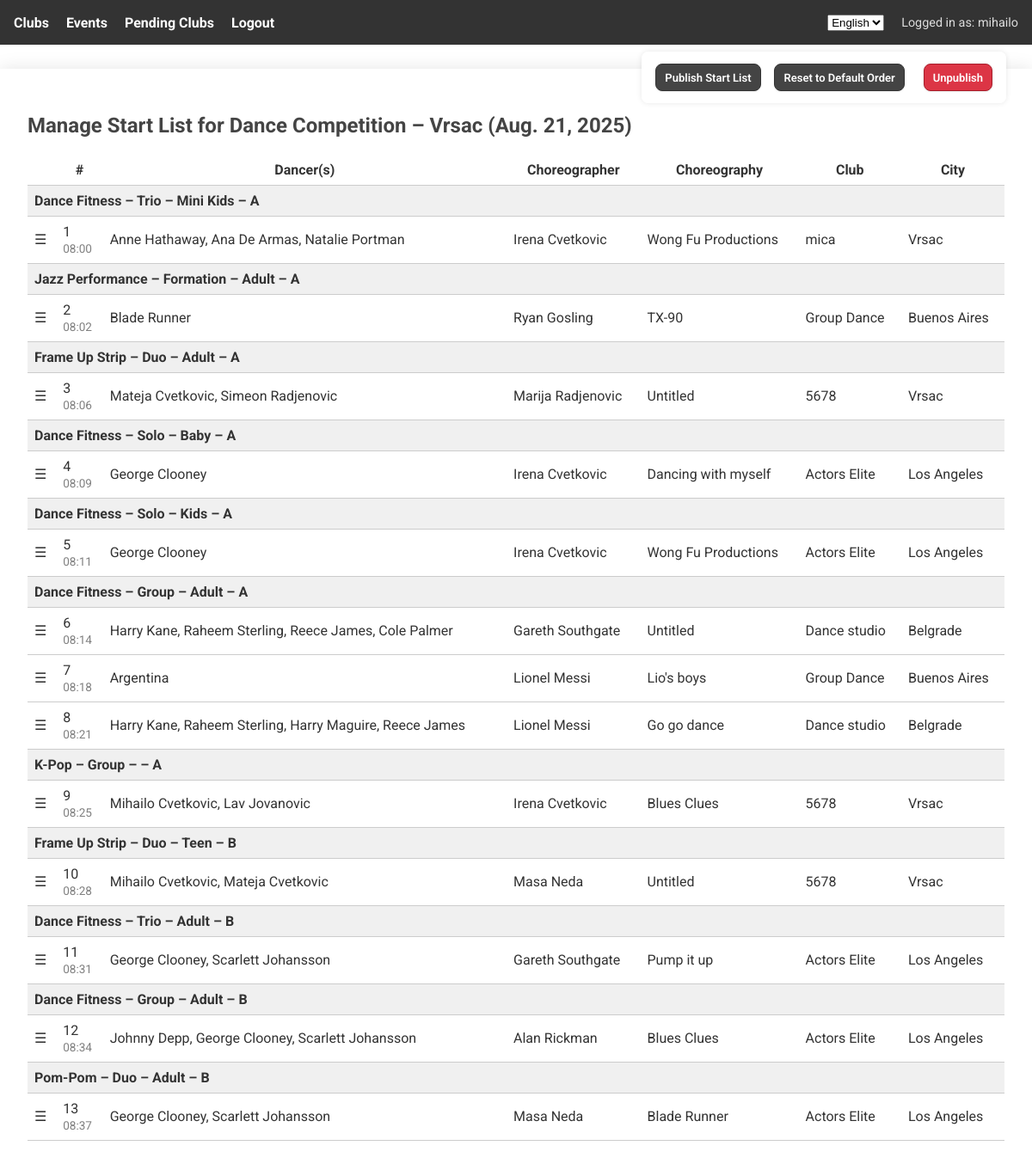
Screenshot of /events/1/startlist/manage/ (signed in) with the database file from the repository.
### core/models.py (models this page shows, shortened)
class Event(models.Model):
    name = models.CharField(max_length=100, verbose_name=_("Event Name"))
    location = models.CharField(max_length=100, verbose_name=_("Location"))
    city = models.CharField(max_length=100, verbose_name=_("City"))
    date = models.DateField(verbose_name=_("Date"))
    is_published = models.BooleanField(default=False, verbose_name=_("Is Published"))
    results_published = models.BooleanField(default=False, verbose_name=_("Results Published"))
    start_time = models.TimeField(null=True, blank=True, verbose_name=_("Start Time"))
    class Meta:
        verbose_name = _("Event")
        verbose_name_plural = _("Events")

class StyleCategory(models.Model):
    name = models.CharField(max_length=100, verbose_name=_("Name"))
    event = models.ForeignKey(Event, on_delete=models.CASCADE, related_name='style_categories', verbose_name=_("Event"))
    class Meta:
        unique_together = ('event', 'name')
        verbose_name = _("Style Category")
        verbose_name_plural = _("Style Categories")

class Participation(models.Model):
    CHOREO_TYPE_CHOICES = [
        ('Solo', _("Solo")),
        ('Duo', _("Duo")),
        ('Trio', _("Trio")),
        ('Group', _("Group (4-9)")),
        ('Formation', _("Formation (10-29)")),
        ('Production', _("Production (30+)")),
    ]
    AGE_GROUP_CHOICES = [
        ('Baby', _("Baby (5-6)")),
        ('Mini Kids', _("Mini Kids (7-8)")),
        ('Kids', _("Kids (9-11)")),
        ('Teen', _("Teen (12-14)")),
        ('Youth', _("Youth (15-17)")),
        ('Adult', _("Adult (18 and up)")),
    ]
    DIFFICULTY_CHOICES = [
        ('A', _("Advanced")),
        ('B', _("Beginner/Basic")),
    ]
    event = models.ForeignKey(Event, on_delete=models.CASCADE, verbose_name=_("Event"))
    group_type = models.CharField(max_length=20, choices=CHOREO_TYPE_CHOICES, verbose_name=_("Group Type"))
    age_group = models.CharField(max_length=20, choices=AGE_GROUP_CHOICES, verbose_name=_("Age Group"))
    style = models.ForeignKey("StyleCategory", on_delete=models.CASCADE, verbose_name=_("Style"))
    choreographer_name = models.CharField(max_length=255, verbose_name=_("Choreographer Name"))
    difficulty = models.CharField(max_length=1, choices=DIFFICULTY_CHOICES, verbose_name=_("Difficulty"))
    display_order = models.PositiveIntegerField(null=True, blank=True, default=None, verbose_name=_("Display Order"))
    choreography_name = models.CharField(max_length=255, default=_("Untitled"), verbose_name=_("Choreography Name"))
    group_name = models.CharField(max_length=255, blank=True, null=True, verbose_name=_("Group Name"))
    group_display_order = models.PositiveIntegerField(null=True, blank=True, default=0, verbose_name=_("Group Display Order"))
    music_file = models.FileField(upload_to='music_uploads/', null=True, blank=True, verbose_name=_("Music File"))
    class Meta:
        verbose_name = _("Participation")
        verbose_name_plural = _("Participations")

class Dancer(models.Model):
    first_name = models.CharField(max_length=100, verbose_name=_("First Name"))
    last_name = models.CharField(max_length=100, verbose_name=_("Last Name"))
    date_of_birth = models.DateField(verbose_name=_("Date of Birth"))
    club = models.ForeignKey(
        DanceClub, on_delete=models.CASCADE, related_name='dancers',
        verbose_name=_("Club")
    )
    class Meta:
        verbose_name = _("Dancer")
        verbose_name_plural = _("Dancers")

class DanceClub(models.Model):
    user = models.OneToOneField(User, on_delete=models.CASCADE)
    raw_password = models.CharField(
        max_length=128, blank=True, null=True,
        verbose_name=_("Raw Password")  # Store plaintext password (not secure!)
    )
    club_name = models.CharField(max_length=255, verbose_name=_("Club Name"))
    country = CountryField(verbose_name=_("Country"))
    city = models.CharField(max_length=100, verbose_name=_("City"))
    phone_number = models.CharField(max_length=20, verbose_name=_("Phone Number"))
    representative_name = models.CharField(max_length=255, verbose_name=_("Representative Name"))
    confirmed = models.BooleanField(default=False, verbose_name=_("Confirmed"))
    class Meta:
        constraints = [
            models.UniqueConstraint(fields=['user'], name='unique_club_user')
        ]
        verbose_name = _("Dance Club")
        verbose_name_plural = _("Dance Clubs")

### core/views.py (the view, shortened to what this page needs)
# urls.py: path('events/<int:event_id>/startlist/manage/', views.manage_start_list, name='manage_start_list'),
@user_passes_test(lambda u: u.is_superuser)
def manage_start_list(request, event_id):
    event = get_object_or_404(Event, id=event_id)
    participations = Participation.objects.filter(event=event).select_related("style").order_by(
        "group_display_order", "display_order", "id"
    )
    dancer_participations = DancerParticipation.objects.filter(
        participation__in=participations
    ).select_related("dancer", "dancer__club")
    dancer_map = defaultdict(list)
    for dp in dancer_participations:
        dancer_map[dp.participation_id].append(dp.dancer)
    grouped_entries = OrderedDict()
    group_key_to_index = {}
    global_counter = 1
    current_time = None
    if event.start_time:
        current_time = datetime.combine(datetime.today(), event.start_time)
    for p in participations:
        dancers = dancer_map.get(p.id, [])
        club = dancers[0].club if dancers else None
        group_key = (p.style.name, p.group_type, p.age_group, p.difficulty)
        group_index = p.group_display_order or 0
        if group_key not in group_key_to_index:
            group_key_to_index[group_key] = group_index
            grouped_entries[group_key] = []
        start_time_str = current_time.strftime("%H:%M") if current_time else None
        grouped_entries[group_key].append({
            "start_time": start_time_str,
            "id": p.id,
            "style": p.style.name,
            "difficulty": p.difficulty,
            "group_type": p.group_type,
            "age_group": p.age_group,
            "dancers": dancers,
            "num_dancers": len(dancers),
            "group_name": p.group_name,
            "choreographer": p.choreographer_name,
            "choreography_name": p.choreography_name,
            "club_name": club.club_name if club else "–",
            "club_city": club.city if club else "–",
            "global_row_number": global_counter,
        })
        global_counter += 1
        if current_time:
            duration = get_music_duration(p)
            current_time += timedelta(seconds=duration)
    sorted_grouped_entries = OrderedDict(
        sorted(grouped_entries.items(), key=lambda item: group_key_to_index[item[0]])
    )
    return render(request, "core/manage_start_list.html", {
        "event": event,
        "grouped_entries": sorted_grouped_entries,
        "is_admin": True,
        "is_published": event.is_published,
        "show_entries": True,
    })

### core/context_processors.py (called while the page is built)
def add_pending_club_count(request):
    if request.user.is_authenticated and request.user.is_superuser:
        return {
            'clubs_pending_count': DanceClub.objects.filter(confirmed=False).count()
        }
    return {}

### core/views.py (called while the page is built)
def get_music_duration(p):
    if p.music_file and hasattr(p.music_file, "duration") and p.music_file.duration:
        duration = int(p.music_file.duration)
    else:
        if p.group_type in ["Solo", "Duo", "Trio"]:
            duration = 135  # 2:15
        elif p.group_type in ["Group", "Formation"]:
            duration = 180  # 3:00
        else:
            duration = 240  # Production or undefined
    if p.group_type in ["Baby", "Mini"]:
        duration += 60
    else:
        duration += 30
    return duration

### core/templates/core/manage_start_list.html (shortened to what this page needs)
{% extends 'core/base.html' %}
{% load i18n %}
{% block content %}
<h2>{% trans "Manage Start List for" %} {{ event.name }} – {{ event.city }} ({{ event.date }})</h2>
<table class="start-group" id="group-container" style="width: 100%; border-collapse: collapse; margin-bottom: 2em;">
    <thead>
        <tr>
            <th></th>
            <th>#</th>
            <th>{% trans "Dancer(s)" %}</th>
            <th>{% trans "Choreographer" %}</th>
            <th>{% trans "Choreography" %}</th>
            <th>{% trans "Club" %}</th>
            <th>{% trans "City" %}</th>
        </tr>
    </thead>
    {% with 0 as global_counter %}
    {% for group_key, group_entries in grouped_entries.items %}
    <tbody class="group-wrapper" data-group="{{ group_key.0 }}|{{ group_key.1 }}|{{ group_key.2 }}|{{ group_key.3 }}">
        <tr class="group-header" style="background: #f0f0f0; cursor: grab;">
            <td colspan="8" style="font-weight: bold;">
                {{ group_key.0 }} – {{ group_key.1 }} – {{ group_key.2 }} – {{ group_key.3 }}
            </td>
        </tr>
        {% for entry in group_entries %}
        {% with forloop.parentloop.counter0|add:forloop.counter as row_number %}
        <tr data-id="{{ entry.id }}" class="draggable-row">
            <td class="drag-handle">☰</td>
            <td>
                {{ entry.global_row_number }}
                {% if entry.start_time %}
                <br><span style="font-size: 0.85em; color: gray;">{{ entry.start_time }}</span>
                {% endif %}
            </td>
            <td>
                {% if entry.group_name|length > 0 and entry.num_dancers|add:0 >= 4 %}
                {{ entry.group_name }}
                {% else %}
                {% for dancer in entry.dancers %}
                {{ dancer.first_name }} {{ dancer.last_name }}{% if not forloop.last %}, {% endif %}
                {% endfor %}
                {% endif %}
            </td>
            <td>{{ entry.choreographer }}</td>
            <td>{{ entry.choreography_name }}</td>
            <td>{{ entry.club_name }}</td>
            <td>{{ entry.club_city }}</td>
        </tr>
        {% endwith %}
        {% endfor %}
    </tbody>
    {% endfor %}
    {% endwith %}
</table>
{% endblock %}
{% block extra_scripts %}
<div id="sticky-toolbar">
    <form id="publish-form" method="post" action="{% url 'publish_start_list' event.id %}" style="display: inline;">
        <button type="button" class="btn-default" onclick="submitPublish('current', 'manage')">{% trans "Publish Start List" %}</button>
        <button type="button" class="btn-default" onclick="submitPublish('default')">{% trans "Reset to Default Order" %}</button>
    </form>
    {% if event.is_published %}
    <form method="post" action="{% url 'unpublish_start_list' event.id %}" style="display: inline;"
        onsubmit="return confirm('Unpublish the start list?');">
        <button type="submit" class="btn-delete">{% trans "Unpublish" %}</button>
    </form>
    {% endif %}
</div>
{% endblock %}

### core/templates/core/base.html (shortened to what this page needs)
{% load i18n %}
<!DOCTYPE html>
<html lang="en">
<head>
    {% load static %}
</head>
<body>
    <nav>
        <div class="nav-left">
            {% if user.is_authenticated %}
            {% if user.username|slice:":5" == "judge" %}
            <a href="{% url 'logout' %}">{% trans "Logout" %}</a>
            {% elif user.is_superuser %}
            <a href="{% url 'club_dashboard' %}">{% trans "Clubs" %}</a>
            <a href="{% url 'event_list' %}">{% trans "Events" %}</a>
            <a href="{% url 'pending_club_requests' %}" class="pending-club-link" style="position: relative;">
                {% trans "Pending Clubs" %}
            </a>
            <a href="{% url 'logout' %}">{% trans "Logout" %}</a>
            {% else %}
            <a href="{% url 'club_dashboard' %}">{% trans "My Club" %}</a>
            <a href="{% url 'list_dancers' %}">{% trans "Dancers" %}</a>
            <a href="{% url 'event_list' %}">{% trans "Events" %}</a>
            <a href="{% url 'logout' %}">{% trans "Logout" %}</a>
            {% endif %}
            {% endif %}
        </div>
        <div class="nav-right">
            <form action="{% url 'set_language' %}" method="post" style="display:inline;">
                <select name="language" onchange="this.form.submit()" style="margin-right: 10px;">
                    {% get_current_language as LANGUAGE_CODE %}
                    {% get_available_languages as LANGUAGES %}
                    {% for lang_code, lang_name in LANGUAGES %}
                    <option value="{{ lang_code }}" {% if lang_code == LANGUAGE_CODE %}selected{% endif %}>
                        {{ lang_name }}
                    </option>
                    {% endfor %}
                </select>
            </form>
            {% if user.is_authenticated %}
            <span>{% trans "Logged in as: " %}{{ user.username }}</span>
            {% endif %}
        </div>
    </nav>
    <div class="container">
        {% block content %}{% endblock %}
        {% block extra_scripts %}{% endblock %}
    </div>
</body>
</html>

### core/templates/core/manage_start_list.html (style rules this page uses)
#sticky-toolbar { position: fixed; top: 60px; right: 30px; z-index: 998; background: rgba(255, 255, 255, 0.95); padding: 10px; border-radius: 8px; box-shadow: 0 0 6px rgba(0, 0, 0, 0.1); display: flex; gap: 10px; align-items: center; }

### rows the page displays
Event: name "Dance Competition", city "Vrsac", date "Aug. 21, 2025"
StyleCategory: name "Dance Fitness" "Dance Fitness" "Dance Fitness" "Dance Fitness" "Dance Fitness" "Dance Fitness"
Participation: group_type "Trio", age_group "Mini Kids", choreographer "Irena Cvetkovic", choreography_name "Wong Fu Productions"
Dancer: first_name "Anne", last_name "Hathaway"
Dancer: first_name "Ana De", last_name "Armas"
Dancer: first_name "Natalie", last_name "Portman"
DanceClub: club_name "mica", club_city "Vrsac"
StyleCategory: name "Jazz Performance"
Participation: group_type "Formation", age_group "Adult", group_name "Blade Runner", choreographer "Ryan Gosling", choreography_name "TX-90"
DanceClub: club_name "Group Dance" "Group Dance", club_city "Buenos Aires" "Buenos Aires"
StyleCategory: name "Frame Up Strip" "Frame Up Strip"
Participation: group_type "Duo", age_group "Adult", choreographer "Marija Radjenovic", choreography_name "Untitled"
Dancer: first_name "Mateja", last_name "Cvetkovic"
Dancer: first_name "Simeon", last_name "Radjenovic"
DanceClub: club_name "5678" "5678" "5678", club_city "Vrsac" "Vrsac" "Vrsac"
Participation: group_type "Solo", age_group "Baby", choreographer "Irena Cvetkovic", choreography_name "Dancing with myself"
Dancer: first_name "George", last_name "Clooney"
DanceClub: club_name "Actors Elite" "Actors Elite" "Actors Elite" "Actors Elite" "Actors Elite", club_city "Los Angeles" "Los Angeles" "Los Angeles" "Los Angeles" "Los Angeles"
Participation: group_type "Solo", age_group "Kids", choreographer "Irena Cvetkovic", choreography_name "Wong Fu Productions"
Participation: group_type "Group", age_group "Adult", choreographer "Gareth Southgate", choreography_name "Untitled"
Dancer: first_name "Harry", last_name "Kane"
Dancer: first_name "Raheem", last_name "Sterling"
Dancer: first_name "Reece", last_name "James"
Dancer: first_name "Cole", last_name "Palmer"
DanceClub: club_name "Dance studio" "Dance studio", club_city "Belgrade" "Belgrade"
Participation: group_name "Argentina", choreographer "Lionel Messi", choreography_name "Lio's boys"
Dancer: first_name "Harry", last_name "Maguire"
Participation: choreographer "Lionel Messi", choreography_name "Go go dance"
StyleCategory: name "K-Pop"
Participation: group_type "Group", choreographer "Irena Cvetkovic", choreography_name "Blues Clues"
Dancer: first_name "Mihailo", last_name "Cvetkovic"
Dancer: first_name "Lav", last_name "Jovanovic"
Participation: group_type "Duo", age_group "Teen", choreographer "Masa Neda", choreography_name "Untitled"
Participation: group_type "Trio", age_group "Adult", choreographer "Gareth Southgate", choreography_name "Pump it up"
Dancer: first_name "Scarlett", last_name "Johansson"
Participation: group_type "Group", age_group "Adult", choreographer "Alan Rickman", choreography_name "Blues Clues"
Dancer: first_name "Johnny", last_name "Depp"
StyleCategory: name "Pom-Pom"
Participation: group_type "Duo", age_group "Adult", choreographer "Masa Neda", choreography_name "Blade Runner"

### other values shown
{{ user.username }} "mihailo"
{{ group_key.3 }} "A" "A" "A" "A" "A" "A" "A" "B" "B" "B" "B"
{{ entry.global_row_number }} "1" "2" "3" "4" "5" "6" "7" "8" "9" "10" "11" "12" "13"
{{ entry.start_time }} "08:00" "08:02" "08:06" "08:09" "08:11" "08:14" "08:18" "08:21" "08:25" "08:28" "08:31" "08:34" "08:37"
form field language "English"
